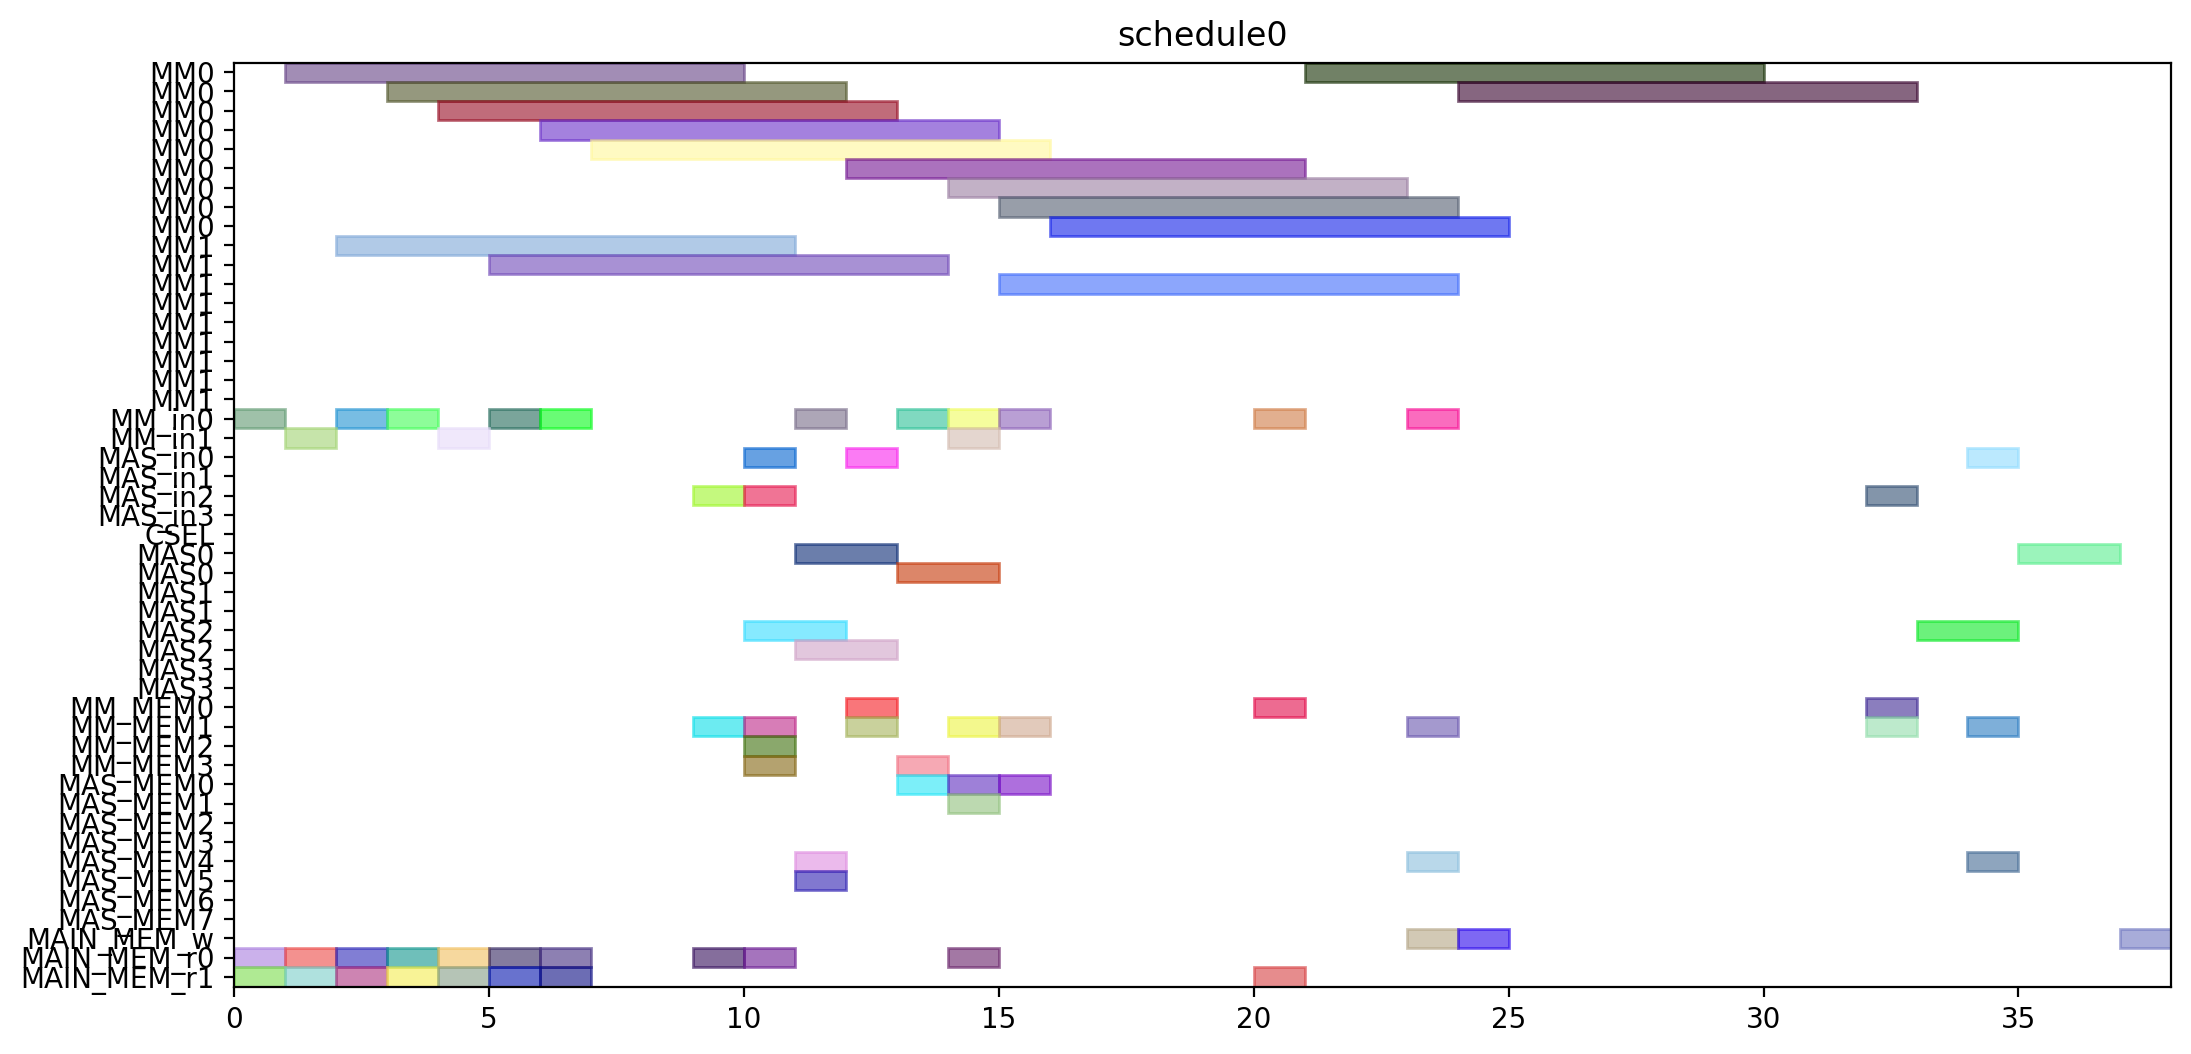

Write the Python code that produced this figure.
from pyschedule import Scenario, solvers, plotters, alt


def solve():
	horizon = 120
	S = Scenario("schedule0", horizon=horizon)

	# resource
	MM = S.Resources('MM', num=2, size=9)
	MM_in = S.Resources('MM_in', num=2)
	MAS_in = S.Resources('MAS_in', num=4)
	CSEL = S.Resource('CSEL')
	MAS = S.Resources('MAS', num=4, size=2, periods=range(1, horizon))
	MM_MEM = S.Resources('MM_MEM', num=4)
	MAS_MEM = S.Resources('MAS_MEM', num=8)
	MAIN_MEM_w = S.Resource('MAIN_MEM_w', size=1)
	MAIN_MEM_r = S.Resources('MAIN_MEM_r', num=2)

	# result of previous scheduling

	# new tasks
	r1 = S.Task('r1', length=9, delay_cost=1)
	r1 += alt(MM)
	r1_in = S.Task('r1_in', length=1, delay_cost=1)
	r1_in += alt(MM_in)
	S += r1_in*MM_in[0]<=r1*MM[0]
	S += r1_in*MM_in[1]<=r1*MM[1]
	r1_mem0 = S.Task('r1_mem0', length=1, delay_cost=1)
	r1_mem0 += MAIN_MEM_r[0]
	S += r1_mem0 <= r1

	r1_mem1 = S.Task('r1_mem1', length=1, delay_cost=1)
	r1_mem1 += MAIN_MEM_r[1]
	S += r1_mem1 <= r1

	r3 = S.Task('r3', length=9, delay_cost=1)
	r3 += alt(MM)
	r3_in = S.Task('r3_in', length=1, delay_cost=1)
	r3_in += alt(MM_in)
	S += r3_in*MM_in[0]<=r3*MM[0]
	S += r3_in*MM_in[1]<=r3*MM[1]
	r3_mem0 = S.Task('r3_mem0', length=1, delay_cost=1)
	r3_mem0 += MAIN_MEM_r[0]
	S += r3_mem0 <= r3

	r3_mem1 = S.Task('r3_mem1', length=1, delay_cost=1)
	r3_mem1 += MAIN_MEM_r[1]
	S += r3_mem1 <= r3

	r4 = S.Task('r4', length=9, delay_cost=1)
	r4 += alt(MM)
	r4_in = S.Task('r4_in', length=1, delay_cost=1)
	r4_in += alt(MM_in)
	S += r4_in*MM_in[0]<=r4*MM[0]
	S += r4_in*MM_in[1]<=r4*MM[1]
	r4_mem0 = S.Task('r4_mem0', length=1, delay_cost=1)
	r4_mem0 += MAIN_MEM_r[0]
	S += r4_mem0 <= r4

	r4_mem1 = S.Task('r4_mem1', length=1, delay_cost=1)
	r4_mem1 += MAIN_MEM_r[1]
	S += r4_mem1 <= r4

	r5 = S.Task('r5', length=9, delay_cost=1)
	r5 += alt(MM)
	r5_in = S.Task('r5_in', length=1, delay_cost=1)
	r5_in += alt(MM_in)
	S += r5_in*MM_in[0]<=r5*MM[0]
	S += r5_in*MM_in[1]<=r5*MM[1]
	r5_mem0 = S.Task('r5_mem0', length=1, delay_cost=1)
	r5_mem0 += MAIN_MEM_r[0]
	S += r5_mem0 <= r5

	r5_mem1 = S.Task('r5_mem1', length=1, delay_cost=1)
	r5_mem1 += MAIN_MEM_r[1]
	S += r5_mem1 <= r5

	r6 = S.Task('r6', length=9, delay_cost=1)
	r6 += alt(MM)
	r6_in = S.Task('r6_in', length=1, delay_cost=1)
	r6_in += alt(MM_in)
	S += r6_in*MM_in[0]<=r6*MM[0]
	S += r6_in*MM_in[1]<=r6*MM[1]
	r6_mem0 = S.Task('r6_mem0', length=1, delay_cost=1)
	r6_mem0 += MAIN_MEM_r[0]
	S += r6_mem0 <= r6

	r6_mem1 = S.Task('r6_mem1', length=1, delay_cost=1)
	r6_mem1 += MAIN_MEM_r[1]
	S += r6_mem1 <= r6

	r12 = S.Task('r12', length=9, delay_cost=1)
	r12 += alt(MM)
	r12_in = S.Task('r12_in', length=1, delay_cost=1)
	r12_in += alt(MM_in)
	S += r12_in*MM_in[0]<=r12*MM[0]
	S += r12_in*MM_in[1]<=r12*MM[1]
	r12_mem0 = S.Task('r12_mem0', length=1, delay_cost=1)
	r12_mem0 += MAIN_MEM_r[0]
	S += r12_mem0 <= r12

	r12_mem1 = S.Task('r12_mem1', length=1, delay_cost=1)
	r12_mem1 += MAIN_MEM_r[1]
	S += r12_mem1 <= r12

	r13 = S.Task('r13', length=9, delay_cost=1)
	r13 += alt(MM)
	r13_in = S.Task('r13_in', length=1, delay_cost=1)
	r13_in += alt(MM_in)
	S += r13_in*MM_in[0]<=r13*MM[0]
	S += r13_in*MM_in[1]<=r13*MM[1]
	r13_mem0 = S.Task('r13_mem0', length=1, delay_cost=1)
	r13_mem0 += MAIN_MEM_r[0]
	S += r13_mem0 <= r13

	r13_mem1 = S.Task('r13_mem1', length=1, delay_cost=1)
	r13_mem1 += MAIN_MEM_r[1]
	S += r13_mem1 <= r13

	r2 = S.Task('r2', length=2, delay_cost=1)
	r2 += alt(MAS)
	r2_in = S.Task('r2_in', length=1, delay_cost=1)
	r2_in += alt(MAS_in)
	S += r2_in*MAS_in[0]<=r2*MAS[0]

	S += r2_in*MAS_in[1]<=r2*MAS[1]

	S += r2_in*MAS_in[2]<=r2*MAS[2]

	S += r2_in*MAS_in[3]<=r2*MAS[3]

	r2_mem0 = S.Task('r2_mem0', length=1, delay_cost=1)
	r2_mem0 += alt(MM_MEM)
	S += (r1*MM[0])-1 < r2_mem0*MM_MEM[0]
	S += (r1*MM[1])-1 < r2_mem0*MM_MEM[2]
	S += r2_mem0 <= r2

	r2_mem1 = S.Task('r2_mem1', length=1, delay_cost=1)
	r2_mem1 += alt(MM_MEM)
	S += (r1*MM[0])-1 < r2_mem1*MM_MEM[1]
	S += (r1*MM[1])-1 < r2_mem1*MM_MEM[3]
	S += r2_mem1 <= r2

	r7 = S.Task('r7', length=2, delay_cost=1)
	r7 += alt(MAS)
	r7_in = S.Task('r7_in', length=1, delay_cost=1)
	r7_in += alt(MAS_in)
	S += r7_in*MAS_in[0]<=r7*MAS[0]

	S += r7_in*MAS_in[1]<=r7*MAS[1]

	S += r7_in*MAS_in[2]<=r7*MAS[2]

	S += r7_in*MAS_in[3]<=r7*MAS[3]

	r7_mem0 = S.Task('r7_mem0', length=1, delay_cost=1)
	r7_mem0 += alt(MM_MEM)
	S += (r5*MM[0])-1 < r7_mem0*MM_MEM[0]
	S += (r5*MM[1])-1 < r7_mem0*MM_MEM[2]
	S += r7_mem0 <= r7

	r7_mem1 = S.Task('r7_mem1', length=1, delay_cost=1)
	r7_mem1 += alt(MM_MEM)
	S += (r6*MM[0])-1 < r7_mem1*MM_MEM[1]
	S += (r6*MM[1])-1 < r7_mem1*MM_MEM[3]
	S += r7_mem1 <= r7

	r8 = S.Task('r8', length=2, delay_cost=1)
	r8 += alt(MAS)
	r8_in = S.Task('r8_in', length=1, delay_cost=1)
	r8_in += alt(MAS_in)
	S += r8_in*MAS_in[0]<=r8*MAS[0]

	S += r8_in*MAS_in[1]<=r8*MAS[1]

	S += r8_in*MAS_in[2]<=r8*MAS[2]

	S += r8_in*MAS_in[3]<=r8*MAS[3]

	r8_mem0 = S.Task('r8_mem0', length=1, delay_cost=1)
	r8_mem0 += MAIN_MEM_r[0]
	S += r8_mem0 <= r8

	r8_mem1 = S.Task('r8_mem1', length=1, delay_cost=1)
	r8_mem1 += alt(MM_MEM)
	S += (r4*MM[0])-1 < r8_mem1*MM_MEM[1]
	S += (r4*MM[1])-1 < r8_mem1*MM_MEM[3]
	S += r8_mem1 <= r8

	r10 = S.Task('r10', length=2, delay_cost=1)
	r10 += alt(MAS)
	r10_in = S.Task('r10_in', length=1, delay_cost=1)
	r10_in += alt(MAS_in)
	S += r10_in*MAS_in[0]<=r10*MAS[0]

	S += r10_in*MAS_in[1]<=r10*MAS[1]

	S += r10_in*MAS_in[2]<=r10*MAS[2]

	S += r10_in*MAS_in[3]<=r10*MAS[3]

	r10_mem0 = S.Task('r10_mem0', length=1, delay_cost=1)
	r10_mem0 += MAIN_MEM_r[0]
	S += r10_mem0 <= r10

	r10_mem1 = S.Task('r10_mem1', length=1, delay_cost=1)
	r10_mem1 += alt(MM_MEM)
	S += (r4*MM[0])-1 < r10_mem1*MM_MEM[1]
	S += (r4*MM[1])-1 < r10_mem1*MM_MEM[3]
	S += r10_mem1 <= r10

	r9 = S.Task('r9', length=9, delay_cost=1)
	r9 += alt(MM)
	r9_in = S.Task('r9_in', length=1, delay_cost=1)
	r9_in += alt(MM_in)
	S += r9_in*MM_in[0]<=r9*MM[0]
	S += r9_in*MM_in[1]<=r9*MM[1]
	r9_mem0 = S.Task('r9_mem0', length=1, delay_cost=1)
	r9_mem0 += MAIN_MEM_r[0]
	S += r9_mem0 <= r9

	r9_mem1 = S.Task('r9_mem1', length=1, delay_cost=1)
	r9_mem1 += alt(MAS_MEM)
	S += (r7*MAS[0])-1 < r9_mem1*MAS_MEM[1]
	S += (r7*MAS[1])-1 < r9_mem1*MAS_MEM[3]
	S += (r7*MAS[2])-1 < r9_mem1*MAS_MEM[5]
	S += (r7*MAS[3])-1 < r9_mem1*MAS_MEM[7]
	S += r9_mem1 <= r9

	r11 = S.Task('r11', length=9, delay_cost=1)
	r11 += alt(MM)
	r11_in = S.Task('r11_in', length=1, delay_cost=1)
	r11_in += alt(MM_in)
	S += r11_in*MM_in[0]<=r11*MM[0]
	S += r11_in*MM_in[1]<=r11*MM[1]
	r11_mem0 = S.Task('r11_mem0', length=1, delay_cost=1)
	r11_mem0 += alt(MAS_MEM)
	S += (r10*MAS[0])-1 < r11_mem0*MAS_MEM[0]
	S += (r10*MAS[1])-1 < r11_mem0*MAS_MEM[2]
	S += (r10*MAS[2])-1 < r11_mem0*MAS_MEM[4]
	S += (r10*MAS[3])-1 < r11_mem0*MAS_MEM[6]
	S += r11_mem0 <= r11

	r11_mem1 = S.Task('r11_mem1', length=1, delay_cost=1)
	r11_mem1 += alt(MAS_MEM)
	S += (r10*MAS[0])-1 < r11_mem1*MAS_MEM[1]
	S += (r10*MAS[1])-1 < r11_mem1*MAS_MEM[3]
	S += (r10*MAS[2])-1 < r11_mem1*MAS_MEM[5]
	S += (r10*MAS[3])-1 < r11_mem1*MAS_MEM[7]
	S += r11_mem1 <= r11

	PX_new = S.Task('PX_new', length=9, delay_cost=1)
	PX_new += alt(MM)
	PX_new_in = S.Task('PX_new_in', length=1, delay_cost=1)
	PX_new_in += alt(MM_in)
	S += PX_new_in*MM_in[0]<=PX_new*MM[0]
	S += PX_new_in*MM_in[1]<=PX_new*MM[1]
	S += 0<PX_new

	PX_new_w = S.Task('PX_new_w', length=1, delay_cost=1)
	PX_new_w += alt(MAIN_MEM_w)
	S += PX_new <= PX_new_w

	PX_new_mem0 = S.Task('PX_new_mem0', length=1, delay_cost=1)
	PX_new_mem0 += alt(MAS_MEM)
	S += (r2*MAS[0])-1 < PX_new_mem0*MAS_MEM[0]
	S += (r2*MAS[1])-1 < PX_new_mem0*MAS_MEM[2]
	S += (r2*MAS[2])-1 < PX_new_mem0*MAS_MEM[4]
	S += (r2*MAS[3])-1 < PX_new_mem0*MAS_MEM[6]
	S += PX_new_mem0 <= PX_new

	PX_new_mem1 = S.Task('PX_new_mem1', length=1, delay_cost=1)
	PX_new_mem1 += alt(MM_MEM)
	S += (r12*MM[0])-1 < PX_new_mem1*MM_MEM[1]
	S += (r12*MM[1])-1 < PX_new_mem1*MM_MEM[3]
	S += PX_new_mem1 <= PX_new

	r14 = S.Task('r14', length=9, delay_cost=1)
	r14 += alt(MM)
	r14_in = S.Task('r14_in', length=1, delay_cost=1)
	r14_in += alt(MM_in)
	S += r14_in*MM_in[0]<=r14*MM[0]
	S += r14_in*MM_in[1]<=r14*MM[1]
	r14_mem0 = S.Task('r14_mem0', length=1, delay_cost=1)
	r14_mem0 += alt(MAS_MEM)
	S += (r2*MAS[0])-1 < r14_mem0*MAS_MEM[0]
	S += (r2*MAS[1])-1 < r14_mem0*MAS_MEM[2]
	S += (r2*MAS[2])-1 < r14_mem0*MAS_MEM[4]
	S += (r2*MAS[3])-1 < r14_mem0*MAS_MEM[6]
	S += r14_mem0 <= r14

	r14_mem1 = S.Task('r14_mem1', length=1, delay_cost=1)
	r14_mem1 += alt(MM_MEM)
	S += (r3*MM[0])-1 < r14_mem1*MM_MEM[1]
	S += (r3*MM[1])-1 < r14_mem1*MM_MEM[3]
	S += r14_mem1 <= r14

	Z1_new = S.Task('Z1_new', length=9, delay_cost=1)
	Z1_new += alt(MM)
	Z1_new_in = S.Task('Z1_new_in', length=1, delay_cost=1)
	Z1_new_in += alt(MM_in)
	S += Z1_new_in*MM_in[0]<=Z1_new*MM[0]
	S += Z1_new_in*MM_in[1]<=Z1_new*MM[1]
	S += 0<Z1_new

	Z1_new_w = S.Task('Z1_new_w', length=1, delay_cost=1)
	Z1_new_w += alt(MAIN_MEM_w)
	S += Z1_new <= Z1_new_w

	Z1_new_mem0 = S.Task('Z1_new_mem0', length=1, delay_cost=1)
	Z1_new_mem0 += alt(MAS_MEM)
	S += (r2*MAS[0])-1 < Z1_new_mem0*MAS_MEM[0]
	S += (r2*MAS[1])-1 < Z1_new_mem0*MAS_MEM[2]
	S += (r2*MAS[2])-1 < Z1_new_mem0*MAS_MEM[4]
	S += (r2*MAS[3])-1 < Z1_new_mem0*MAS_MEM[6]
	S += Z1_new_mem0 <= Z1_new

	Z1_new_mem1 = S.Task('Z1_new_mem1', length=1, delay_cost=1)
	Z1_new_mem1 += alt(MM_MEM)
	S += (r13*MM[0])-1 < Z1_new_mem1*MM_MEM[1]
	S += (r13*MM[1])-1 < Z1_new_mem1*MM_MEM[3]
	S += Z1_new_mem1 <= Z1_new

	r15 = S.Task('r15', length=9, delay_cost=1)
	r15 += alt(MM)
	r15_in = S.Task('r15_in', length=1, delay_cost=1)
	r15_in += alt(MM_in)
	S += r15_in*MM_in[0]<=r15*MM[0]
	S += r15_in*MM_in[1]<=r15*MM[1]
	r15_mem0 = S.Task('r15_mem0', length=1, delay_cost=1)
	r15_mem0 += alt(MAS_MEM)
	S += (r8*MAS[0])-1 < r15_mem0*MAS_MEM[0]
	S += (r8*MAS[1])-1 < r15_mem0*MAS_MEM[2]
	S += (r8*MAS[2])-1 < r15_mem0*MAS_MEM[4]
	S += (r8*MAS[3])-1 < r15_mem0*MAS_MEM[6]
	S += r15_mem0 <= r15

	r15_mem1 = S.Task('r15_mem1', length=1, delay_cost=1)
	r15_mem1 += alt(MM_MEM)
	S += (r9*MM[0])-1 < r15_mem1*MM_MEM[1]
	S += (r9*MM[1])-1 < r15_mem1*MM_MEM[3]
	S += r15_mem1 <= r15

	r16 = S.Task('r16', length=9, delay_cost=1)
	r16 += alt(MM)
	r16_in = S.Task('r16_in', length=1, delay_cost=1)
	r16_in += alt(MM_in)
	S += r16_in*MM_in[0]<=r16*MM[0]
	S += r16_in*MM_in[1]<=r16*MM[1]
	r16_mem0 = S.Task('r16_mem0', length=1, delay_cost=1)
	r16_mem0 += alt(MM_MEM)
	S += (r11*MM[0])-1 < r16_mem0*MM_MEM[0]
	S += (r11*MM[1])-1 < r16_mem0*MM_MEM[2]
	S += r16_mem0 <= r16

	r16_mem1 = S.Task('r16_mem1', length=1, delay_cost=1)
	r16_mem1 += MAIN_MEM_r[1]
	S += r16_mem1 <= r16

	r17 = S.Task('r17', length=2, delay_cost=1)
	r17 += alt(MAS)
	r17_in = S.Task('r17_in', length=1, delay_cost=1)
	r17_in += alt(MAS_in)
	S += r17_in*MAS_in[0]<=r17*MAS[0]

	S += r17_in*MAS_in[1]<=r17*MAS[1]

	S += r17_in*MAS_in[2]<=r17*MAS[2]

	S += r17_in*MAS_in[3]<=r17*MAS[3]

	r17_mem0 = S.Task('r17_mem0', length=1, delay_cost=1)
	r17_mem0 += alt(MM_MEM)
	S += (r14*MM[0])-1 < r17_mem0*MM_MEM[0]
	S += (r14*MM[1])-1 < r17_mem0*MM_MEM[2]
	S += r17_mem0 <= r17

	r17_mem1 = S.Task('r17_mem1', length=1, delay_cost=1)
	r17_mem1 += alt(MM_MEM)
	S += (r15*MM[0])-1 < r17_mem1*MM_MEM[1]
	S += (r15*MM[1])-1 < r17_mem1*MM_MEM[3]
	S += r17_mem1 <= r17

	PY_new = S.Task('PY_new', length=2, delay_cost=1)
	PY_new += alt(MAS)
	PY_new_in = S.Task('PY_new_in', length=1, delay_cost=1)
	PY_new_in += alt(MAS_in)
	S += PY_new_in*MAS_in[0]<=PY_new*MAS[0]

	S += PY_new_in*MAS_in[1]<=PY_new*MAS[1]

	S += PY_new_in*MAS_in[2]<=PY_new*MAS[2]

	S += PY_new_in*MAS_in[3]<=PY_new*MAS[3]

	S += 0<PY_new

	PY_new_w = S.Task('PY_new_w', length=1, delay_cost=1)
	PY_new_w += alt(MAIN_MEM_w)
	S += PY_new <= PY_new_w

	PY_new_mem0 = S.Task('PY_new_mem0', length=1, delay_cost=1)
	PY_new_mem0 += alt(MAS_MEM)
	S += (r17*MAS[0])-1 < PY_new_mem0*MAS_MEM[0]
	S += (r17*MAS[1])-1 < PY_new_mem0*MAS_MEM[2]
	S += (r17*MAS[2])-1 < PY_new_mem0*MAS_MEM[4]
	S += (r17*MAS[3])-1 < PY_new_mem0*MAS_MEM[6]
	S += PY_new_mem0 <= PY_new

	PY_new_mem1 = S.Task('PY_new_mem1', length=1, delay_cost=1)
	PY_new_mem1 += alt(MM_MEM)
	S += (r16*MM[0])-1 < PY_new_mem1*MM_MEM[1]
	S += (r16*MM[1])-1 < PY_new_mem1*MM_MEM[3]
	S += PY_new_mem1 <= PY_new

	solvers.mip.solve(S,msg=1,kind='CPLEX',ratio_gap=1.01)

	solution = [['hoge']*len(S.solution()[1]) for i in range(len(S.solution()))]
	for i in range(len(S.solution())):
		for j in range(len(S.solution()[i])):
			solution[i][j]=str(S.solution()[i][j])
	print(solution)

	cycles = int(solution[-1][3])

	pic_file_name = "/mnt/rose/usr1/fukuda/ABE/multiRAM_multiMAS_16mux/scheduling_result/stage9MM2_stage2MAS4/EP_YRECOVER/schedule0.png"
	if(S.solution() != []):
		plotters.matplotlib.plot(S,img_filename=pic_file_name, show_task_labels=False, fig_size=(cycles*0.25+3, 6))

	return solution
